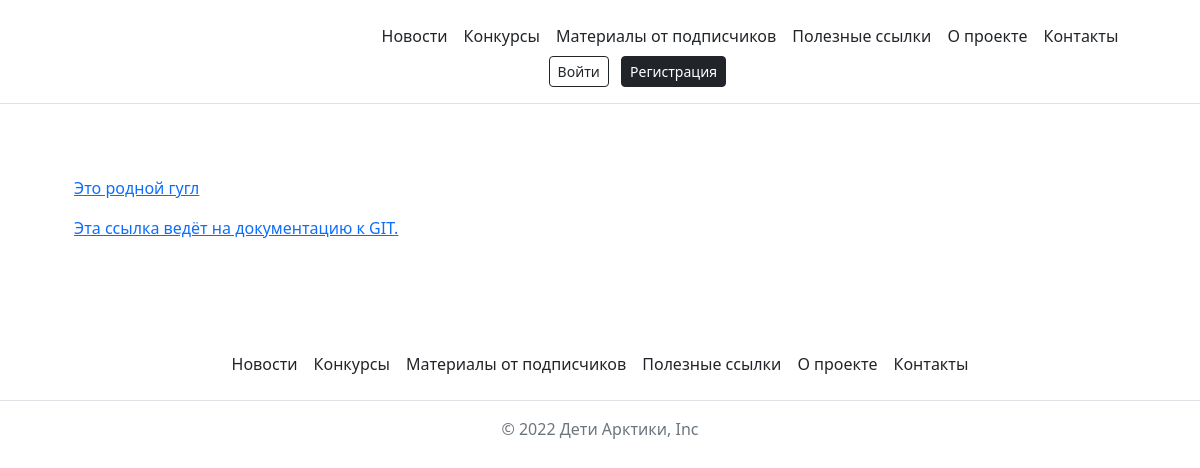
/links/, run on the app's committed database.
### posts/models.py (models this page shows)
class UsefulLink(models.Model):
    link = models.URLField()
    description = models.TextField()

### posts/views.py (the view)
def useful_links(request):
    links = UsefulLink.objects.all()
    context = {
        'links': links,
    }
    return render(request, 'posts/useful_links.html', context)

### templates/posts/useful_links.html
{% extends 'base.html' %}
{% block content %}
    <div class="container py-5">
        <article>
            {% for link in links %}
                <ul>
                    <a href="{{ link.link }}">{{ link.description }}</a>
                </ul>
            {% endfor %}
        </article>
    </div>
{% endblock %}

### data on the page
UsefulLink: description "Это родной гугл"
UsefulLink: description "Эта ссылка ведёт на документацию к GIT."
